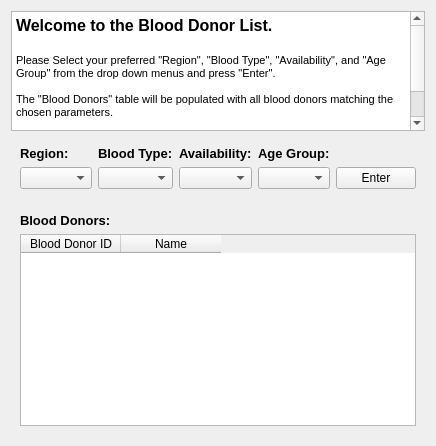
      <widget class="QWidget" name="blood_donor_list_tab">
       <attribute name="title">
        <string>Blood Donor List</string>
       </attribute>
       <layout class="QGridLayout" name="gridLayout_9">
        <item row="0" column="0">
         <widget class="QTextBrowser" name="blood_info_txt_browser">
          <property name="maximumSize">
           <size>
            <width>16777215</width>
            <height>120</height>
           </size>
          </property>
          <property name="html">
           <string>&lt;!DOCTYPE HTML PUBLIC &quot;-//W3C//DTD HTML 4.0//EN&quot; &quot;http://www.w3.org/TR/REC-html40/strict.dtd&quot;&gt;
&lt;html&gt;&lt;head&gt;&lt;meta name=&quot;qrichtext&quot; content=&quot;1&quot; /&gt;&lt;style type=&quot;text/css&quot;&gt;
p, li { white-space: pre-wrap; }
&lt;/style&gt;&lt;/head&gt;&lt;body style=&quot; font-family:'.SF NS Text'; font-size:10pt; font-weight:400; font-style:normal;&quot;&gt;
&lt;p style=&quot; margin-top:0px; margin-bottom:0px; margin-left:0px; margin-right:0px; -qt-block-indent:0; text-indent:0px;&quot;&gt;&lt;span style=&quot; font-family:'MS Shell Dlg 2'; font-size:12pt; font-weight:600;&quot;&gt;Welcome to the Blood Donor List.&lt;/span&gt;&lt;/p&gt;
&lt;p style=&quot;-qt-paragraph-type:empty; margin-top:0px; margin-bottom:0px; margin-left:0px; margin-right:0px; -qt-block-indent:0; text-indent:0px; font-family:'MS Shell Dlg 2'; font-size:12pt; font-weight:600;&quot;&gt;&lt;br /&gt;&lt;/p&gt;
&lt;p style=&quot; margin-top:0px; margin-bottom:0px; margin-left:0px; margin-right:0px; -qt-block-indent:0; text-indent:0px;&quot;&gt;&lt;span style=&quot; font-family:'MS Shell Dlg 2'; font-size:8.25pt;&quot;&gt;Please Select your preferred &amp;quot;Region&amp;quot;, &amp;quot;Blood Type&amp;quot;, &amp;quot;Availability&amp;quot;, and &amp;quot;Age Group&amp;quot; from the drop down menus and press &amp;quot;Enter&amp;quot;.&lt;/span&gt;&lt;/p&gt;
&lt;p style=&quot;-qt-paragraph-type:empty; margin-top:0px; margin-bottom:0px; margin-left:0px; margin-right:0px; -qt-block-indent:0; text-indent:0px; font-family:'MS Shell Dlg 2'; font-size:8.25pt;&quot;&gt;&lt;br /&gt;&lt;/p&gt;
&lt;p style=&quot; margin-top:0px; margin-bottom:0px; margin-left:0px; margin-right:0px; -qt-block-indent:0; text-indent:0px;&quot;&gt;&lt;span style=&quot; font-family:'MS Shell Dlg 2'; font-size:8.25pt;&quot;&gt;The &amp;quot;Blood Donors&amp;quot; table will be populated with all blood donors matching the chosen parameters.&lt;/span&gt;&lt;/p&gt;
&lt;p style=&quot;-qt-paragraph-type:empty; margin-top:0px; margin-bottom:0px; margin-left:0px; margin-right:0px; -qt-block-indent:0; text-indent:0px; font-family:'MS Shell Dlg 2'; font-size:8.25pt;&quot;&gt;&lt;br /&gt;&lt;/p&gt;
&lt;p style=&quot; margin-top:0px; margin-bottom:0px; margin-left:0px; margin-right:0px; -qt-block-indent:0; text-indent:0px;&quot;&gt;&lt;span style=&quot; font-family:'MS Shell Dlg 2'; font-size:8.25pt;&quot;&gt;NOTE: For a Blood Donor to be available, they must not have donated blood for the last 56 days.&lt;/span&gt;&lt;/p&gt;
&lt;p style=&quot;-qt-paragraph-type:empty; margin-top:0px; margin-bottom:0px; margin-left:0px; margin-right:0px; -qt-block-indent:0; text-indent:0px; font-family:'MS Shell Dlg 2'; font-size:8.25pt;&quot;&gt;&lt;br /&gt;&lt;/p&gt;&lt;/body&gt;&lt;/html&gt;</string>
          </property>
         </widget>
        </item>
        <item row="1" column="0">
         <widget class="QWidget" name="blood_options_widget" native="true">
          <layout class="QGridLayout" name="gridLayout_7">
           <item row="0" column="3">
            <widget class="QLabel" name="blood_availability_lbl">
             <property name="font">
              <font>
               <pointsize>10</pointsize>
               <weight>75</weight>
               <bold>true</bold>
              </font>
             </property>
             <property name="text">
              <string>Availability:</string>
             </property>
            </widget>
           </item>
           <item row="1" column="0">
            <widget class="QComboBox" name="blood_region_combo_box"/>
           </item>
           <item row="1" column="2">
            <widget class="QComboBox" name="blood_type_combo_box"/>
           </item>
           <item row="1" column="3">
            <widget class="QComboBox" name="blood_availability_combo_box"/>
           </item>
           <item row="0" column="4">
            <widget class="QLabel" name="blood_age_group_lbl">
             <property name="font">
              <font>
               <pointsize>10</pointsize>
               <weight>75</weight>
               <bold>true</bold>
              </font>
             </property>
             <property name="text">
              <string>Age Group:</string>
             </property>
            </widget>
           </item>
           <item row="1" column="4">
            <widget class="QComboBox" name="blood_age_group_combo_box"/>
           </item>
           <item row="0" column="0">
            <widget class="QLabel" name="blood_region_lbl">
             <property name="font">
              <font>
               <pointsize>10</pointsize>
               <weight>75</weight>
               <bold>true</bold>
              </font>
             </property>
             <property name="text">
              <string>Region:</string>
             </property>
            </widget>
           </item>
           <item row="0" column="2">
            <widget class="QLabel" name="blood_type_lbl">
             <property name="font">
              <font>
               <pointsize>10</pointsize>
               <weight>75</weight>
               <bold>true</bold>
              </font>
             </property>
             <property name="text">
              <string>Blood Type:</string>
             </property>
            </widget>
           </item>
           <item row="1" column="5">
            <widget class="QPushButton" name="blood_enter_btn">
             <property name="maximumSize">
              <size>
               <width>80</width>
               <height>16777215</height>
              </size>
             </property>
             <property name="text">
              <string>Enter</string>
             </property>
            </widget>
           </item>
          </layout>
         </widget>
        </item>
        <item row="2" column="0">
         <widget class="QWidget" name="blood_tables_widget" native="true">
          <property name="sizePolicy">
           <sizepolicy hsizetype="Preferred" vsizetype="Preferred">
            <horstretch>0</horstretch>
            <verstretch>20</verstretch>
           </sizepolicy>
          </property>
          <layout class="QGridLayout" name="gridLayout_8">
           <item row="0" column="0">
            <widget class="QLabel" name="blood_donors_lbl">
             <property name="font">
              <font>
               <pointsize>10</pointsize>
               <weight>75</weight>
               <bold>true</bold>
              </font>
             </property>
             <property name="text">
              <string>Blood Donors:</string>
             </property>
            </widget>
           </item>
           <item row="1" column="0">
            <widget class="QTableWidget" name="blood_donors_table">
             <column>
              <property name="text">
               <string>Blood Donor ID</string>
              </property>
             </column>
             <column>
              <property name="text">
               <string>Name</string>
              </property>
             </column>
            </widget>
           </item>
          </layout>
         </widget>
        </item>
       </layout>
      </widget>
